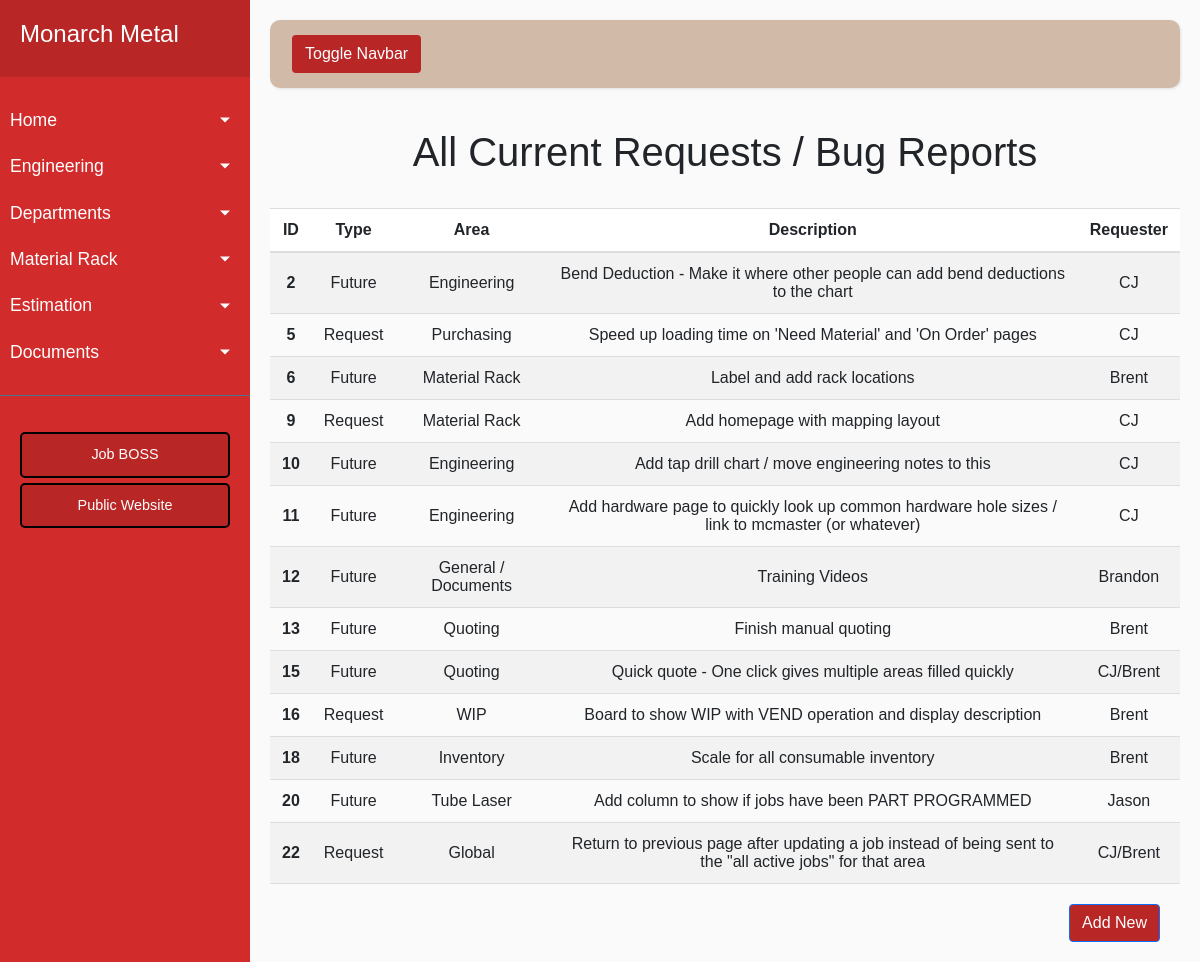
The page /index on the database as committed earlier.
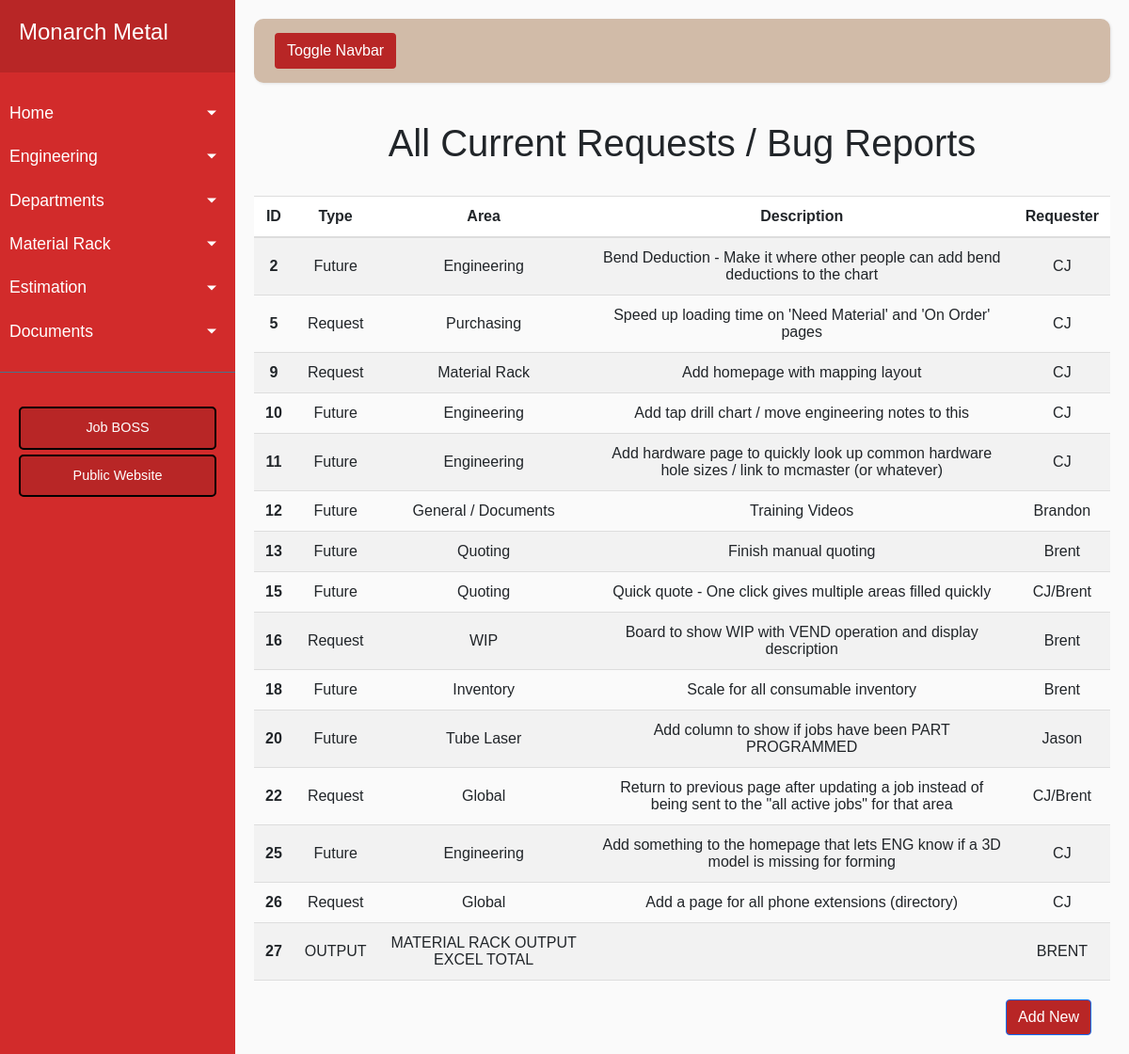
The same page on the database as committed later.
### app/models.py (models this page shows, shortened)
class Todo(Base):
    __tablename__ = 'todo'
    id = Column(Integer, primary_key=True)
    rtype = Column(String(120))
    area = Column(String(120))
    desc = Column(String(120))
    name = Column(String(120))
    done = Column(Integer())

### app/routes.py (the view)
@app.route('/')
@app.route('/index')
def index():
    todos = Todo.query.order_by('id').all()
    return render_template('index.html', title='Monarch Home', todos=todos)

### app/routes.py (called while the page is built)
@app.teardown_appcontext
def shutdown_session(exception=None):
    db_session.remove()

### app/templates/index.html
{% extends "base.html" %}
{% block content %}
    <h1 align="center">All Current Requests / Bug Reports</h1>
    <br>
    <body>
        <table id="myTable">
            <tr class="header">
                <th scope="col">ID</th>
                <th scope="col">Type</th>
                <th scope="col">Area</th>
                <th scope="col">Description</th>
                <th scope="col">Requester</th>
            </tr>
            {% for t in todos %}
                {% if t.done != 'on' %}
                    <tr id={{ t.id }}>
                        <td><a href="/edit_todo/{{ t.id }}"><span style="font-weight:bold">{{ t.id }}</span></a></th>
                        <td align='center'> {{ t.rtype }} </td>
                        <td align='center'> {{ t.area }} </td>
                        <td align='center'> {{ t.desc }} </td>
                        <td align='center'> {{ t.name }} </td>
                    </tr>
                {% endif %}
            {% endfor %}
        </table>
        <a href="backend_todo">
            <button class="btn btn-block btn-primary todoBtn">Add New</button>
        </a>
    </body>
{% endblock %}

Rows that differ between the two databases and show on the page:
no longer on this page (row edited): Todo: id "6", rtype "Future", area "Material Rack", desc "Label and add rack locations", name "Brent"
added Todo: id "25", rtype "Future", area "Engineering", desc "Add something to the homepage that lets ENG know if a 3D model is missing for forming", name "CJ"
added Todo: id "26", rtype "Request", area "Global", desc "Add a page for all phone extensions (directory)", name "CJ"
added Todo: id "27", rtype "OUTPUT", area "MATERIAL RACK OUTPUT EXCEL TOTAL", name "BRENT"
